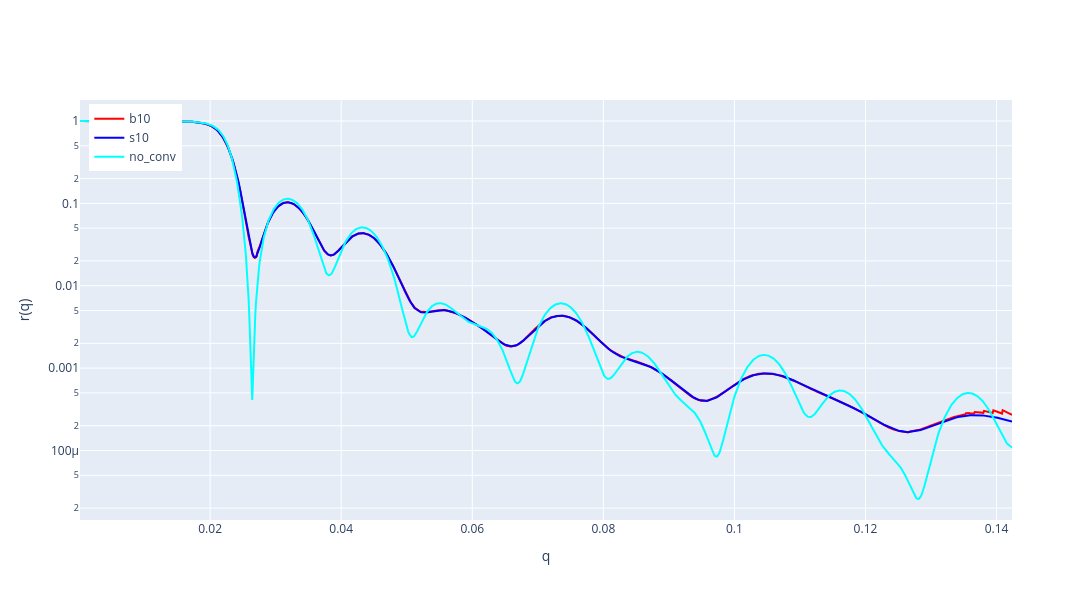

The cell this chart's notebook holds for it:
### Code cell
r_conv = []
r_conv.append(convolution(r_s, kmax, q_s, 25, 10*sigma, 10*sigma, gap))
r_b10 = np.array(r_conv).reshape(1500,)
r_delta = np.abs(r_b10[0:1300] - r_s10[0:1300])
delta_r = np.mean(r_delta/r_b10[0:1300])

import plotly.graph_objects as go
import numpy as np

fig = go.Figure()

fig.add_trace(go.Scatter(
    x=q_s,
    y=r_b10,
    mode='lines',
    name='b10',
    marker=dict(size=2.2, opacity=1, color='red')
))

fig.add_trace(go.Scatter(
    x=q_s,
    y=r_s10,
    mode='lines',
    name='s10',
    marker=dict(size=2.2, opacity=1, color='blue')
))

fig.add_trace(go.Scatter(
    x=q_s,
    y=r_s,
    mode='lines',
    name='no_conv',
    marker=dict(size=2.2, opacity=1, color='cyan')
))

fig.update_layout(
    xaxis_title='q',
    yaxis_title='r(q)',
    yaxis=dict(type='log'),  
    legend=dict(yanchor="top", y=0.99, xanchor="left", x=0.01),
    width=1400,  
    height=600  
)

fig.update_xaxes(showgrid=True)
fig.update_yaxes(showgrid=True)
fig.show()

### Figure 1 — Plotly figure (JSON) as saved in the notebook; plotly's stock layout.template omitted (floating-point values rounded to 4 significant figures; data arrays with more than 128 entries replaced by an {"elided": "..."} marker saying what was removed)
{"data": [{"marker": {"color": "red", "opacity": 1, "size": 2.2}, "mode": "lines", "name": "b10", "type": "scatter", "x": {"elided": "1500 float values"}, "y": {"elided": "1500 float values"}}, {"marker": {"color": "blue", "opacity": 1, "size": 2.2}, "mode": "lines", "name": "s10", "type": "scatter", "x": {"elided": "1500 float values"}, "y": {"elided": "1500 float values"}}, {"marker": {"color": "cyan", "opacity": 1, "size": 2.2}, "mode": "lines", "name": "no_conv", "type": "scatter", "x": {"elided": "1500 float values"}, "y": {"elided": "1500 float values"}}], "layout": {"height": 600, "legend": {"x": 0.01, "xanchor": "left", "y": 0.99, "yanchor": "top"}, "width": 1400, "xaxis": {"showgrid": true, "title": {"text": "q"}}, "yaxis": {"showgrid": true, "title": {"text": "r(q)"}, "type": "log"}}}
